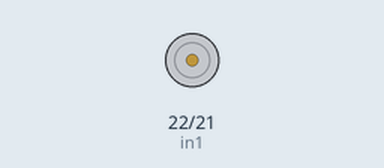
The sketch below on a simulated Arduino Mega 2560, built with avr-gcc and run on an emulated ATmega2560. Shown: motor-driver pin pairs drawn as motors (green arrow = first pin HIGH = forward, orange = second pin HIGH = backward, longer = more drive, scaled by the enable pin).

Above: at 0.6 s.
At 3.3 s:
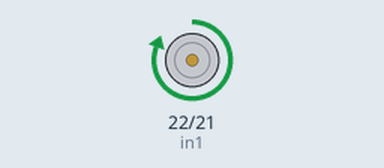
At 10.8 s:
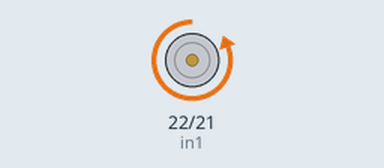
Timing chart, 0 to 19.4 s (numbered marks = the images above):
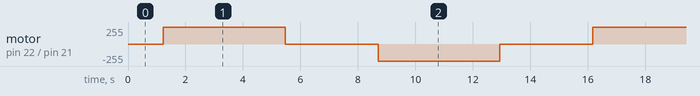

Measured:
- by itself, motor on pin 22 (in1) / pin 21 (in2): repeats every 14.9 s: stopped 3.2 s, backward 255/255 4.2 s, stopped 3.2 s, forward 255/255 4.2 s

The sketch:

dcBrussed.ino
```cpp
int in1 = 22; //make sure the pin is digital
int in2 = 21; //make sure the pin is digital
int Enable = 19; //make sure the pin is suitable for pwm


void setup() {
    pinMode(in1 ,OUTPUT);
    pinMode(in2 ,OUTPUT);
    pinMode(Enable ,OUTPUT);
}

void TurnMotorDir1(int num){
    digitalWrite(in1, HIGH);
    digitalWrite(in2, LOW);
    analogWrite(Enable, num);
}

void TurnMotorDir2(int num){
    digitalWrite(in1, LOW);
    digitalWrite(in2, HIGH);
    analogWrite(Enable, num);
}

void TurnOFFA(){
    digitalWrite(in1, LOW);
    digitalWrite(in2, LOW);
    analogWrite(Enable, 0);
}


void loop() {
    for(int i = 5; i <= 250; i++){ //teensy output values are [0-255]
        TurnMotorDir1(i);
        delay(10);
    }

    delay(3000);
    TurnOFFA();
    delay(2000);

    for(int i = 5; i <= 250; i++){ //teensy output values are [0-255]
        TurnMotorDir2(i);
        delay(10);
    }
    delay(3000);
    TurnOFFA();
    delay(2000);


}
```
